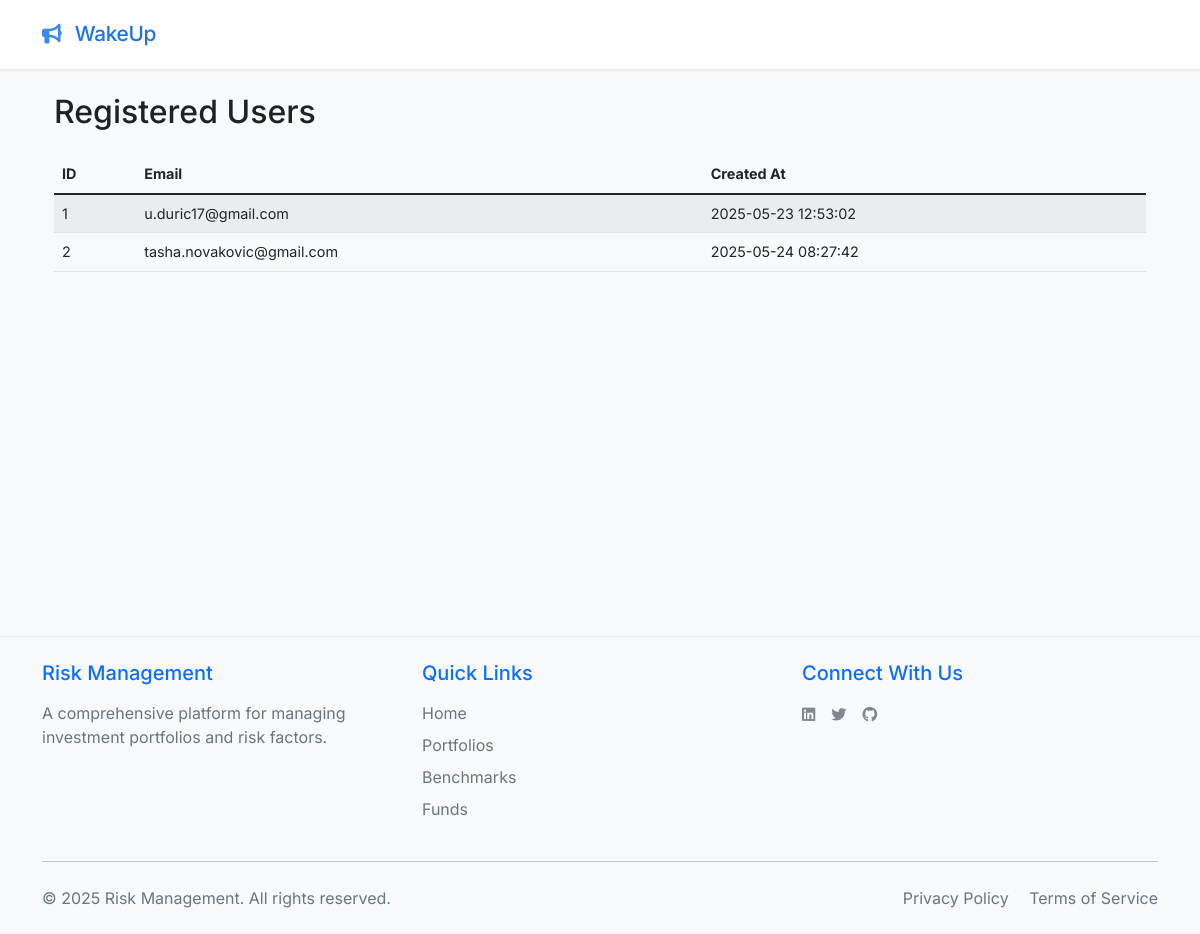
The app's page /users, older data.
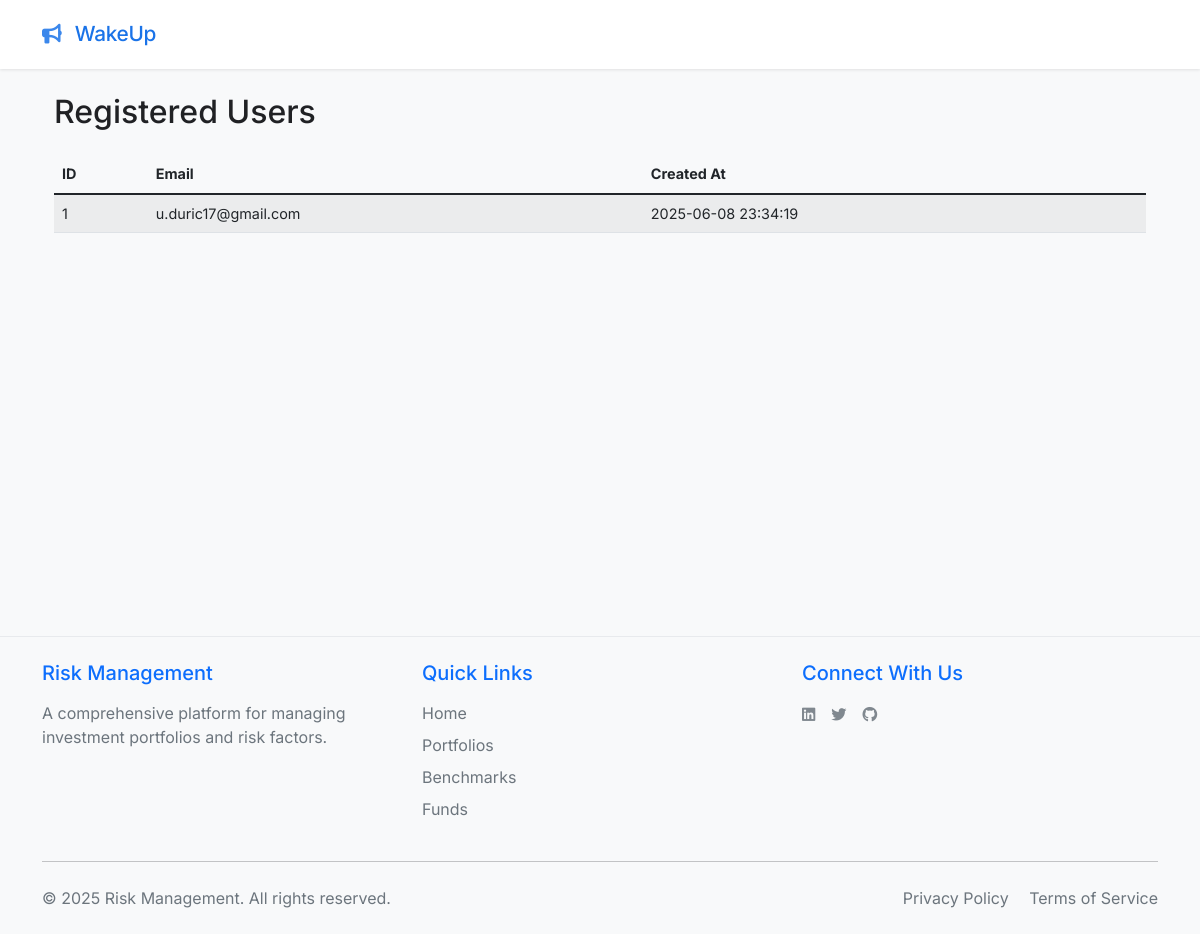
The same page, newer data.
### app.py (models this page shows, shortened)
class User(UserMixin, db.Model):
    id = db.Column(db.Integer, primary_key=True)
    email = db.Column(db.String(120), unique=True, nullable=False)
    name = db.Column(db.String(80), nullable=False)
    password_hash = db.Column(db.String(128))
    user_type = db.Column(db.String(20), default='beginner')
    created_at = db.Column(db.DateTime, default=datetime.utcnow)
    portfolios = db.relationship('Portfolio', backref='user', lazy=True)
    benchmarks = db.relationship('Benchmark', back_populates='user', lazy=True)
    funds = db.relationship('Fund', back_populates='user', lazy=True)

### app.py (the view)
@app.route('/users')
def get_users():
    users = User.query.all()
    return render_template('users.html', users=users)

### app.py (called while the page is built)
@app.after_request
def add_security_headers(response):
    response.headers['X-Content-Type-Options'] = 'nosniff'
    response.headers['X-Frame-Options'] = 'SAMEORIGIN'
    response.headers['X-XSS-Protection'] = '1; mode=block'
    response.headers['Strict-Transport-Security'] = 'max-age=31536000; includeSubDomains'
    return response

@app.context_processor
def inject_now():
    return {'now': datetime.utcnow()}

### templates/users.html
{% extends "base.html" %}
{% block content %}
<div class="container mt-4">
    <h2 class="mb-4">Registered Users</h2>
    {% if users %}
    <div class="table-responsive">
        <table class="table table-striped">
            <thead>
                <tr>
                    <th>ID</th>
                    <th>Email</th>
                    <th>Created At</th>
                </tr>
            </thead>
            <tbody>
                {% for user in users %}
                <tr>
                    <td>{{ user.id }}</td>
                    <td>{{ user.email }}</td>
                    <td>{{ user.created_at.strftime('%Y-%m-%d %H:%M:%S') }}</td>
                </tr>
                {% endfor %}
            </tbody>
        </table>
    </div>
    {% else %}
    <div class="alert alert-info">No users registered yet.</div>
    {% endif %}
</div>
{% endblock %}

Row changes from the older to the newer data that the page shows:
removed User: id "2", email "tasha.novakovic@gmail.com", created_at "2025-05-24 08:27:42"
changed User "u.duric17@gmail.com": created_at "2025-05-23 12:53:02" → "2025-06-08 23:34:19"
